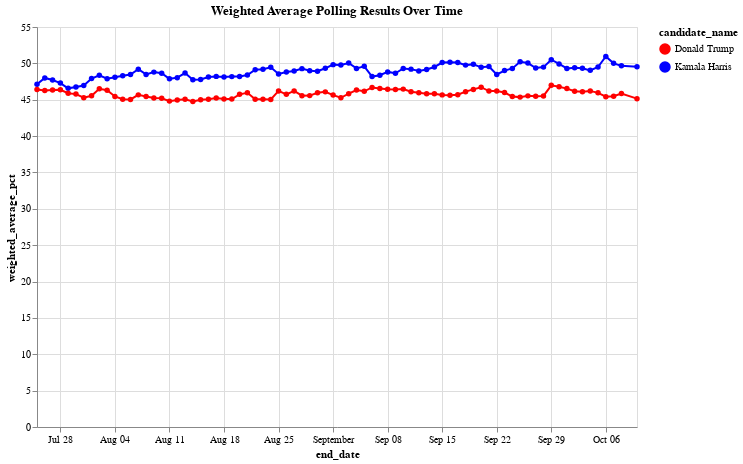

Source (notebook cell):
### Markdown cell above
Let's view the plot with weight average:

### Code cell
# Create the line chart with points
# Create a customized color encoding for Trump and Harris
color_scale = alt.Scale(domain=['Donald Trump', 'Kamala Harris'], range=['red', 'blue'])

# Create the line chart with points, assigning specific colors to each candidate
chart = alt.Chart(df_weighted_averages).mark_line(point=True).encode(
    x='end_date:T',  # Temporal encoding for end_date
    y='weighted_average_pct:Q',  # Quantitative encoding for weighted averages
    color=alt.Color('candidate_name:N', scale=color_scale),  # Custom color scale for candidates
    tooltip=['end_date', 'candidate_name', 'weighted_average_pct']  # Add tooltips to show details
).properties(
    title='Weighted Average Polling Results Over Time',
    width=600,
    height=400
)

chart.show()

### Figure 1 — Vega-Lite specification as saved in the notebook (floating-point values rounded to 4 significant figures; data arrays with more than 128 entries replaced by an {"elided": "..."} marker saying what was removed)
{"config": {"view": {"continuousWidth": 300, "continuousHeight": 300}}, "data": {"name": "data-cd1726a92f3d68d40e5d6c5d0a4c895b"}, "mark": {"type": "line", "point": true}, "encoding": {"color": {"field": "candidate_name", "scale": {"domain": ["Donald Trump", "Kamala Harris"], "range": ["red", "blue"]}, "type": "nominal"}, "tooltip": [{"field": "end_date", "type": "temporal"}, {"field": "candidate_name", "type": "nominal"}, {"field": "weighted_average_pct", "type": "quantitative"}], "x": {"field": "end_date", "type": "temporal"}, "y": {"field": "weighted_average_pct", "type": "quantitative"}}, "height": 400, "title": "Weighted Average Polling Results Over Time", "width": 600, "$schema": "https://vega.github.io/schema/vega-lite/v5.20.1.json", "datasets": {"data-cd1726a92f3d68d40e5d6c5d0a4c895b": {"elided": "154 records"}}}
